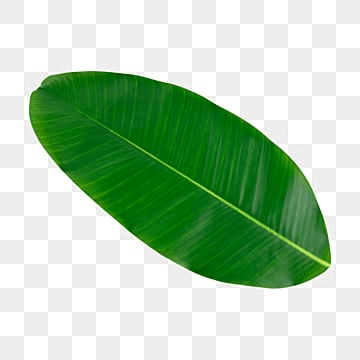
#> input picture daun.png, 360 x 360 px
$ python lat2.py
#> lines starting #> are read from the running program, lines starting #| are printed output that depends on the picture; after the words box and inside, x2 and y2 are one past the last pixel; in counts of white or black regions, pixels touching at a corner belong together
import cv2 as cv
from matplotlib import pyplot as plt

img= cv.imread('daun.png',0)
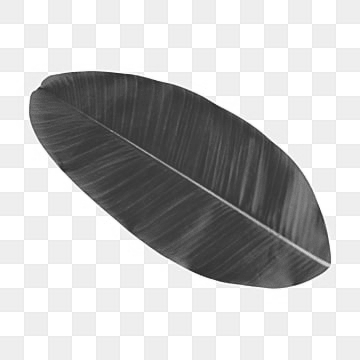
#> img: shape (360, 360); min 40, max 255, mean 191.3
edges= cv.Canny(img,100,200)
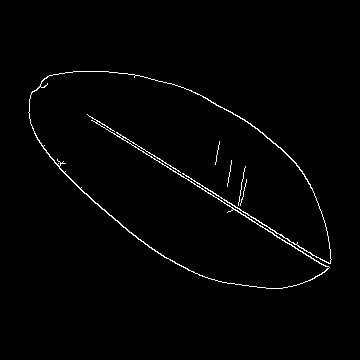
#> edges: shape (360, 360); 1.4% white in thin lines or dots, all inside (x1, y1, x2, y2) = (28, 71, 332, 289)
plt.subplot(121),plt.imshow(img,cmap='gray')
plt.title('original immage'), plt.xticks([]),plt.yticks([])
plt.subplot(122),plt.imshow(edges,cmap='gray')
plt.title('edges image'), plt.xticks([]),plt.yticks([])
plt.show()
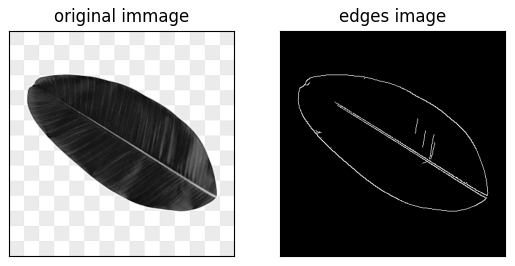
#> figure drawn by matplotlib, 2 panels

cv.imshow('original',img)
cv.imshow('Canny', edges)
cv.waitKey(0)
cv.destroyAllWindows()

$ run again, with lat1.png copied over daun.png
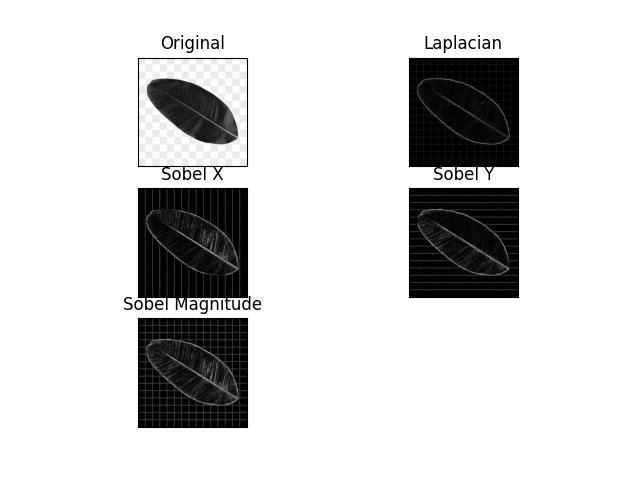
#> input picture lat1.png, 640 x 480 px
#> img is the input picture: shape (480, 640); min 0, max 255, mean 212.4
#> `edges= cv.Canny(img,100,200)`:
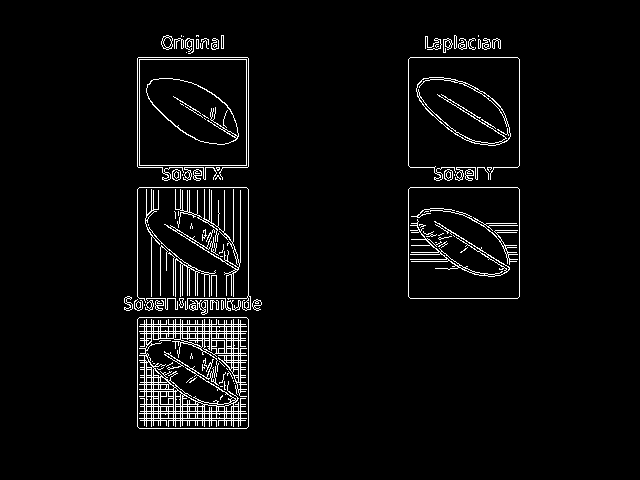
#> edges: shape (480, 640); 4% white in thin lines or dots, all inside (x1, y1, x2, y2) = (124, 35, 520, 429)
#> `plt.show()`:
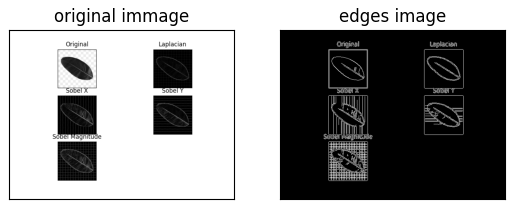
#> figure drawn by matplotlib, 2 panels

$ run again, with lat2.png copied over daun.png
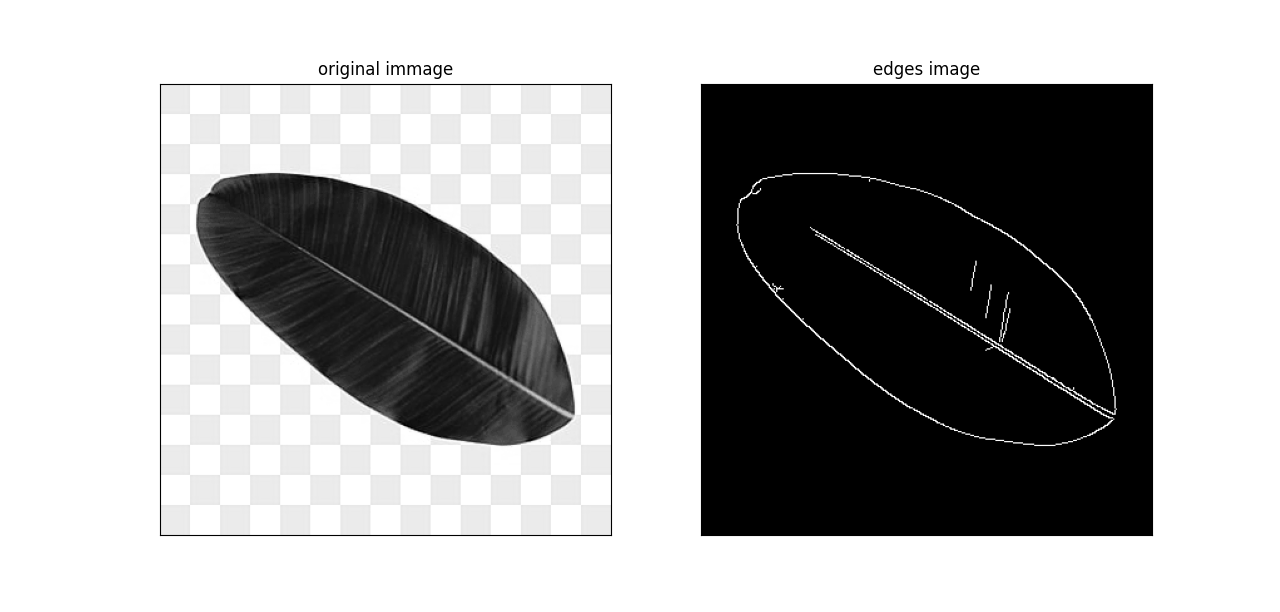
#> input picture lat2.png, 1280 x 612 px
#> img is the input picture: shape (612, 1280); min 0, max 255, mean 168.8
#> `edges= cv.Canny(img,100,200)`:
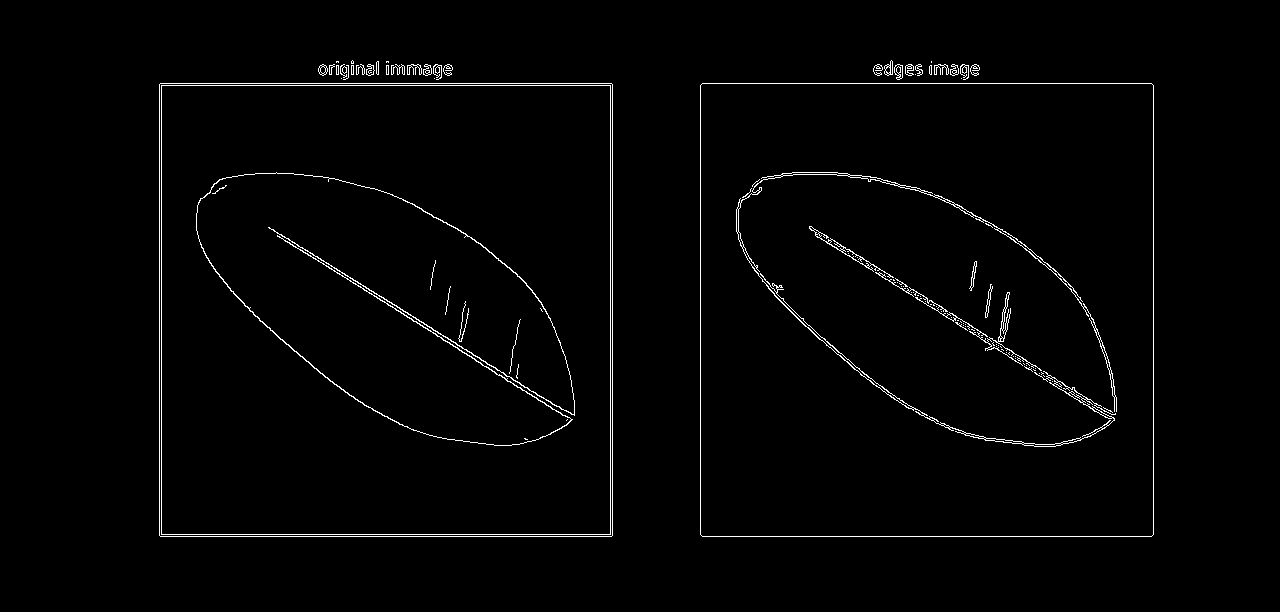
#> edges: shape (612, 1280); 1.6% white in thin lines or dots, all inside (x1, y1, x2, y2) = (159, 60, 1154, 537)
#> `plt.show()`:
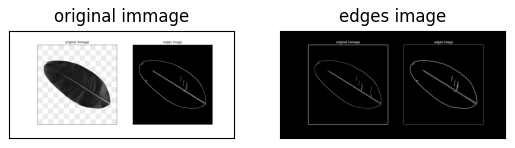
#> figure drawn by matplotlib, 2 panels
